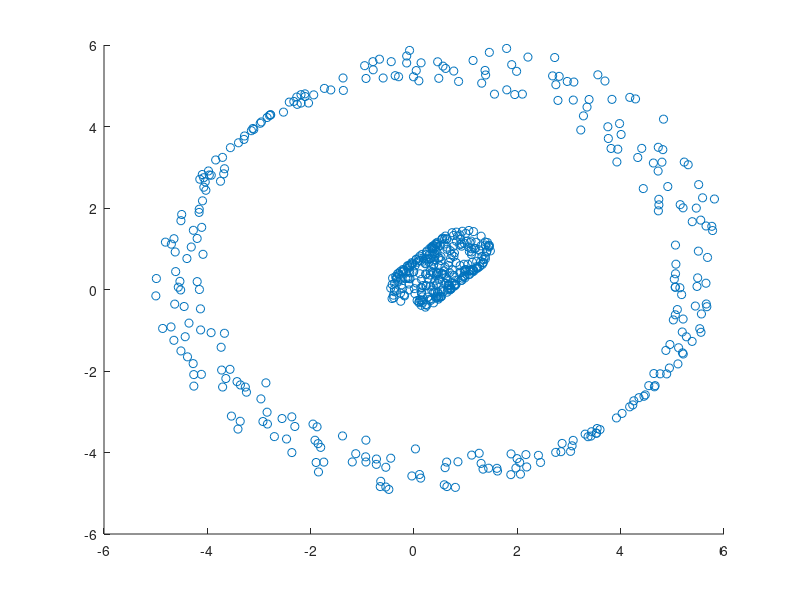

The MATLAB script that drew this image: (Note: this script raises an error after producing the figure.)
data = dlmread('dataDBS.txt', ',');
scatter(data(:,1),data(:,2));
idx = dbscan(data,1,10);
gscatter(data(:,1),data(:,2),idx);
